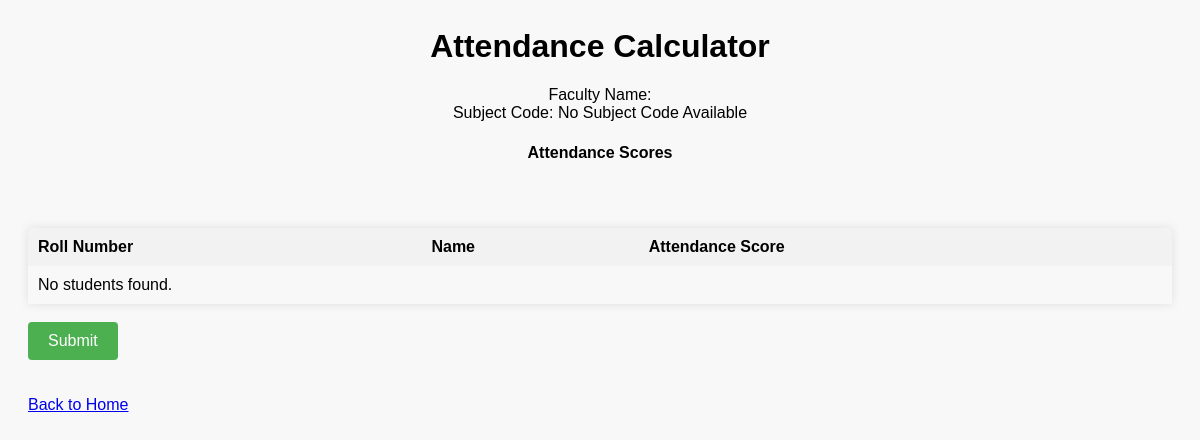
The app's page /course-file-pages/internals/attendance-calcu.php, older data.
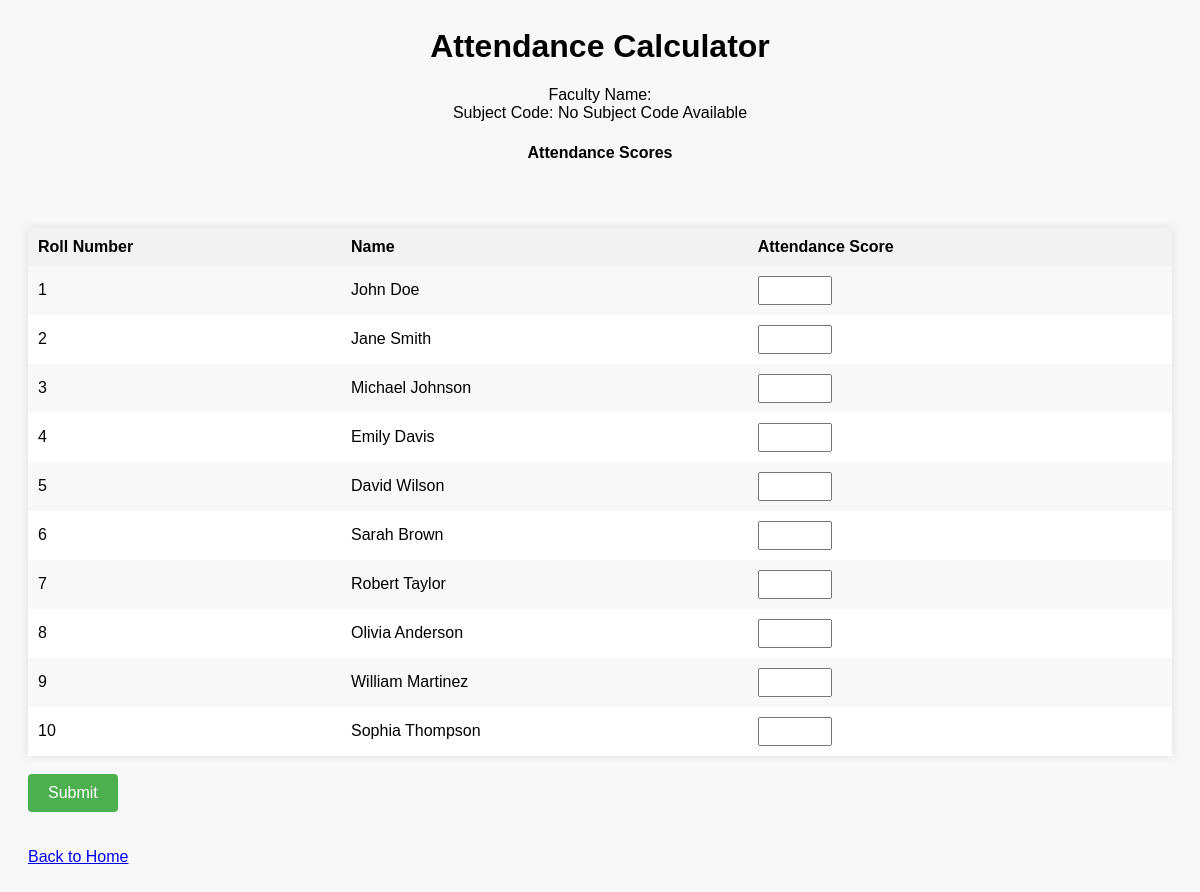
The same page, newer data.
### tables this page shows
CREATE TABLE `students` (
  `roll_no` int(11) NOT NULL,
  `name` varchar(255) DEFAULT NULL
);

### course-file-pages/internals/attendance-calcu.php (the view, shortened to what this page needs)
<!DOCTYPE html>
<html lang="en">
<head>
    <?php
    if (isset($_GET['subject'])) {
        $subjectCode = $_GET['subject'];
    } else {
        $subjectCode = 'No Subject Code Available';
    }
    $current_user = $_SESSION['$current_user'];
    $conn = mysqli_connect("localhost:3306", "root", "root", "project");
    $sqlStudents = "SELECT roll_no, name FROM students";
    $resultStudents = mysqli_query($conn, $sqlStudents);
    $students = mysqli_fetch_all($resultStudents, MYSQLI_ASSOC);
    ?>
</head>
<body>
    <div class="fac_name">
        <h1>Attendance Calculator</h1>
        Faculty Name: <?php echo $current_user; ?><br>
        Subject Code: <?php echo $subjectCode; ?><br>
        <h4>Attendance Scores</h4>
    </div>
    <br><br>
    <form method="POST">
        <table>
            <tr>
                <th>Roll Number</th>
                <th>Name</th>
                <th>Attendance Score</th>
            </tr>
            <?php if ($students) {
                foreach ($students as $student) { ?>
                    <tr>
                        <td><?php echo $student['roll_no']; ?></td>
                        <td><?php echo $student['name']; ?></td>
                        <td><input type="number" name="attendance[<?php echo $student['roll_no']; ?>]" step="0.01" min="0"></td>
                    </tr>
                <?php }
            } else { ?>
                <tr>
                    <td colspan="3">No students found.</td>
                </tr>
            <?php } ?>
        </table>
        <br>
        <button type="submit">Submit</button>
    </form>
    <br><br>
    <a href="faculty_home.php" class="btn btn-secondary">Back to Home</a>
</body>
</html>

Row changes from the older to the newer data that the page shows:
added students: roll_no "1", name "John Doe"
added students: roll_no "2", name "Jane Smith"
added students: roll_no "3", name "Michael Johnson"
added students: roll_no "4", name "Emily Davis"
added students: roll_no "5", name "David Wilson"
added students: roll_no "6", name "Sarah Brown"
added students: roll_no "7", name "Robert Taylor"
added students: roll_no "8", name "Olivia Anderson"
added students: roll_no "9", name "William Martinez"
added students: roll_no "10", name "Sophia Thompson"
Text that changed along with them:
text no longer shown: "No students found."
